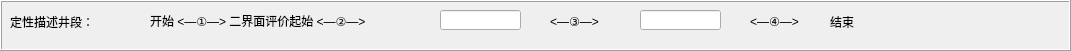
      <widget class="QFrame" name="frame_28">
       <property name="geometry">
        <rect>
         <x>40</x>
         <y>590</y>
         <width>1071</width>
         <height>51</height>
        </rect>
       </property>
       <property name="styleSheet">
        <string notr="true">font: 10pt &quot;黑体&quot;;</string>
       </property>
       <property name="frameShape">
        <enum>QFrame::Box</enum>
       </property>
       <property name="frameShadow">
        <enum>QFrame::Raised</enum>
       </property>
       <widget class="QLabel" name="label_151">
        <property name="geometry">
         <rect>
          <x>10</x>
          <y>10</y>
          <width>121</width>
          <height>23</height>
         </rect>
        </property>
        <property name="styleSheet">
         <string notr="true">font: 10pt &quot;黑体&quot;;</string>
        </property>
        <property name="text">
         <string>定性描述井段：</string>
        </property>
       </widget>
       <widget class="QLineEdit" name="lineEdit_119">
        <property name="geometry">
         <rect>
          <x>640</x>
          <y>10</y>
          <width>81</width>
          <height>20</height>
         </rect>
        </property>
        <property name="tabletTracking">
         <bool>false</bool>
        </property>
        <property name="focusPolicy">
         <enum>Qt::WheelFocus</enum>
        </property>
        <property name="styleSheet">
         <string notr="true">font: 10pt &quot;黑体&quot;;</string>
        </property>
        <property name="text">
         <string/>
        </property>
       </widget>
       <widget class="QLineEdit" name="lineEdit_120">
        <property name="geometry">
         <rect>
          <x>440</x>
          <y>10</y>
          <width>81</width>
          <height>20</height>
         </rect>
        </property>
        <property name="tabletTracking">
         <bool>false</bool>
        </property>
        <property name="focusPolicy">
         <enum>Qt::WheelFocus</enum>
        </property>
        <property name="styleSheet">
         <string notr="true">font: 10pt &quot;黑体&quot;;</string>
        </property>
        <property name="text">
         <string/>
        </property>
       </widget>
       <widget class="QLabel" name="label_153">
        <property name="geometry">
         <rect>
          <x>830</x>
          <y>10</y>
          <width>41</width>
          <height>23</height>
         </rect>
        </property>
        <property name="styleSheet">
         <string notr="true">font: 10pt &quot;黑体&quot;;</string>
        </property>
        <property name="text">
         <string>结束</string>
        </property>
       </widget>
       <widget class="QLabel" name="label_152">
        <property name="geometry">
         <rect>
          <x>150</x>
          <y>10</y>
          <width>271</width>
          <height>23</height>
         </rect>
        </property>
        <property name="styleSheet">
         <string notr="true">font: 10pt &quot;黑体&quot;;</string>
        </property>
        <property name="text">
         <string>开始 &lt;—①—&gt; 二界面评价起始 &lt;—②—&gt;</string>
        </property>
       </widget>
       <widget class="QLabel" name="label_154">
        <property name="geometry">
         <rect>
          <x>550</x>
          <y>10</y>
          <width>71</width>
          <height>23</height>
         </rect>
        </property>
        <property name="styleSheet">
         <string notr="true">font: 10pt &quot;黑体&quot;;</string>
        </property>
        <property name="text">
         <string>&lt;—③—&gt;</string>
        </property>
       </widget>
       <widget class="QLabel" name="label_155">
        <property name="geometry">
         <rect>
          <x>750</x>
          <y>10</y>
          <width>81</width>
          <height>23</height>
         </rect>
        </property>
        <property name="styleSheet">
         <string notr="true">font: 10pt &quot;黑体&quot;;</string>
        </property>
        <property name="text">
         <string>&lt;—④—&gt;</string>
        </property>
       </widget>
      </widget>
